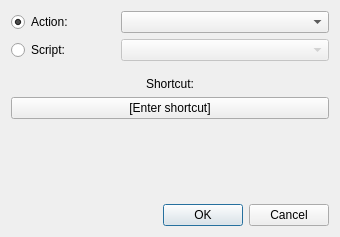
<?xml version="1.0" encoding="UTF-8"?>
<ui version="4.0">
 <class>ShortcutCreatorDialog</class>
 <widget class="QDialog" name="ShortcutCreatorDialog">
  <property name="geometry">
   <rect>
    <x>0</x>
    <y>0</y>
    <width>340</width>
    <height>237</height>
   </rect>
  </property>
  <property name="windowTitle">
   <string>New shortcut</string>
  </property>
  <layout class="QVBoxLayout" name="verticalLayout">
   <property name="spacing">
    <number>6</number>
   </property>
   <item>
    <layout class="QHBoxLayout" name="actionLayout">
     <property name="topMargin">
      <number>0</number>
     </property>
     <item>
      <widget class="QRadioButton" name="actionsRadioButton">
       <property name="sizePolicy">
        <sizepolicy hsizetype="Minimum" vsizetype="Fixed">
         <horstretch>1</horstretch>
         <verstretch>0</verstretch>
        </sizepolicy>
       </property>
       <property name="text">
        <string>Action:</string>
       </property>
       <property name="checked">
        <bool>true</bool>
       </property>
      </widget>
     </item>
     <item>
      <widget class="QComboBox" name="actionsComboBox">
       <property name="sizePolicy">
        <sizepolicy hsizetype="Preferred" vsizetype="Fixed">
         <horstretch>2</horstretch>
         <verstretch>0</verstretch>
        </sizepolicy>
       </property>
       <property name="minimumSize">
        <size>
         <width>0</width>
         <height>0</height>
        </size>
       </property>
      </widget>
     </item>
    </layout>
   </item>
   <item>
    <layout class="QHBoxLayout" name="scriptLayout">
     <property name="topMargin">
      <number>0</number>
     </property>
     <item>
      <widget class="QRadioButton" name="scriptsRadioButton">
       <property name="sizePolicy">
        <sizepolicy hsizetype="Minimum" vsizetype="Fixed">
         <horstretch>1</horstretch>
         <verstretch>0</verstretch>
        </sizepolicy>
       </property>
       <property name="text">
        <string>Script:</string>
       </property>
      </widget>
     </item>
     <item>
      <widget class="QComboBox" name="scriptsComboBox">
       <property name="enabled">
        <bool>false</bool>
       </property>
       <property name="sizePolicy">
        <sizepolicy hsizetype="Preferred" vsizetype="Fixed">
         <horstretch>2</horstretch>
         <verstretch>0</verstretch>
        </sizepolicy>
       </property>
       <property name="minimumSize">
        <size>
         <width>0</width>
         <height>0</height>
        </size>
       </property>
      </widget>
     </item>
    </layout>
   </item>
   <item>
    <spacer name="verticalSpacer_2">
     <property name="orientation">
      <enum>Qt::Vertical</enum>
     </property>
     <property name="sizeType">
      <enum>QSizePolicy::Minimum</enum>
     </property>
     <property name="sizeHint" stdset="0">
      <size>
       <width>20</width>
       <height>10</height>
      </size>
     </property>
    </spacer>
   </item>
   <item alignment="Qt::AlignHCenter">
    <widget class="QLabel" name="label_2">
     <property name="text">
      <string>Shortcut:</string>
     </property>
    </widget>
   </item>
   <item>
    <widget class="KeySequenceEdit" name="sequenceEdit">
     <property name="text">
      <string>[Enter shortcut]</string>
     </property>
    </widget>
   </item>
   <item>
    <spacer name="verticalSpacer">
     <property name="orientation">
      <enum>Qt::Vertical</enum>
     </property>
     <property name="sizeHint" stdset="0">
      <size>
       <width>20</width>
       <height>40</height>
      </size>
     </property>
    </spacer>
   </item>
   <item>
    <widget class="QLabel" name="warningLabel">
     <property name="minimumSize">
      <size>
       <width>0</width>
       <height>36</height>
      </size>
     </property>
     <property name="text">
      <string/>
     </property>
     <property name="wordWrap">
      <bool>true</bool>
     </property>
    </widget>
   </item>
   <item>
    <widget class="QDialogButtonBox" name="buttonBox">
     <property name="orientation">
      <enum>Qt::Horizontal</enum>
     </property>
     <property name="standardButtons">
      <set>QDialogButtonBox::Cancel|QDialogButtonBox::Ok</set>
     </property>
    </widget>
   </item>
  </layout>
 </widget>
 <customwidgets>
  <customwidget>
   <class>KeySequenceEdit</class>
   <extends>QPushButton</extends>
   <header>gui/customWidgets/KeySequenceEdit.h</header>
   <slots>
    <signal>edited()</signal>
   </slots>
  </customwidget>
 </customwidgets>
 <resources/>
 <connections>
  <connection>
   <sender>buttonBox</sender>
   <signal>accepted()</signal>
   <receiver>ShortcutCreatorDialog</receiver>
   <slot>accept()</slot>
   <hints>
    <hint type="sourcelabel">
     <x>257</x>
     <y>198</y>
    </hint>
    <hint type="destinationlabel">
     <x>157</x>
     <y>208</y>
    </hint>
   </hints>
  </connection>
  <connection>
   <sender>buttonBox</sender>
   <signal>rejected()</signal>
   <receiver>ShortcutCreatorDialog</receiver>
   <slot>reject()</slot>
   <hints>
    <hint type="sourcelabel">
     <x>325</x>
     <y>198</y>
    </hint>
    <hint type="destinationlabel">
     <x>286</x>
     <y>208</y>
    </hint>
   </hints>
  </connection>
  <connection>
   <sender>actionsRadioButton</sender>
   <signal>toggled(bool)</signal>
   <receiver>actionsComboBox</receiver>
   <slot>setEnabled(bool)</slot>
   <hints>
    <hint type="sourcelabel">
     <x>62</x>
     <y>27</y>
    </hint>
    <hint type="destinationlabel">
     <x>167</x>
     <y>25</y>
    </hint>
   </hints>
  </connection>
  <connection>
   <sender>actionsRadioButton</sender>
   <signal>toggled(bool)</signal>
   <receiver>scriptsComboBox</receiver>
   <slot>setDisabled(bool)</slot>
   <hints>
    <hint type="sourcelabel">
     <x>104</x>
     <y>18</y>
    </hint>
    <hint type="destinationlabel">
     <x>138</x>
     <y>51</y>
    </hint>
   </hints>
  </connection>
  <connection>
   <sender>scriptsRadioButton</sender>
   <signal>toggled(bool)</signal>
   <receiver>actionsComboBox</receiver>
   <slot>setDisabled(bool)</slot>
   <hints>
    <hint type="sourcelabel">
     <x>75</x>
     <y>56</y>
    </hint>
    <hint type="destinationlabel">
     <x>140</x>
     <y>22</y>
    </hint>
   </hints>
  </connection>
  <connection>
   <sender>scriptsRadioButton</sender>
   <signal>toggled(bool)</signal>
   <receiver>scriptsComboBox</receiver>
   <slot>setEnabled(bool)</slot>
   <hints>
    <hint type="sourcelabel">
     <x>96</x>
     <y>58</y>
    </hint>
    <hint type="destinationlabel">
     <x>160</x>
     <y>59</y>
    </hint>
   </hints>
  </connection>
  <connection>
   <sender>sequenceEdit</sender>
   <signal>edited()</signal>
   <receiver>ShortcutCreatorDialog</receiver>
   <slot>onShortcutEdited()</slot>
   <hints>
    <hint type="sourcelabel">
     <x>170</x>
     <y>126</y>
    </hint>
    <hint type="destinationlabel">
     <x>243</x>
     <y>94</y>
    </hint>
   </hints>
  </connection>
 </connections>
 <slots>
  <slot>onShortcutEdited()</slot>
 </slots>
</ui>
